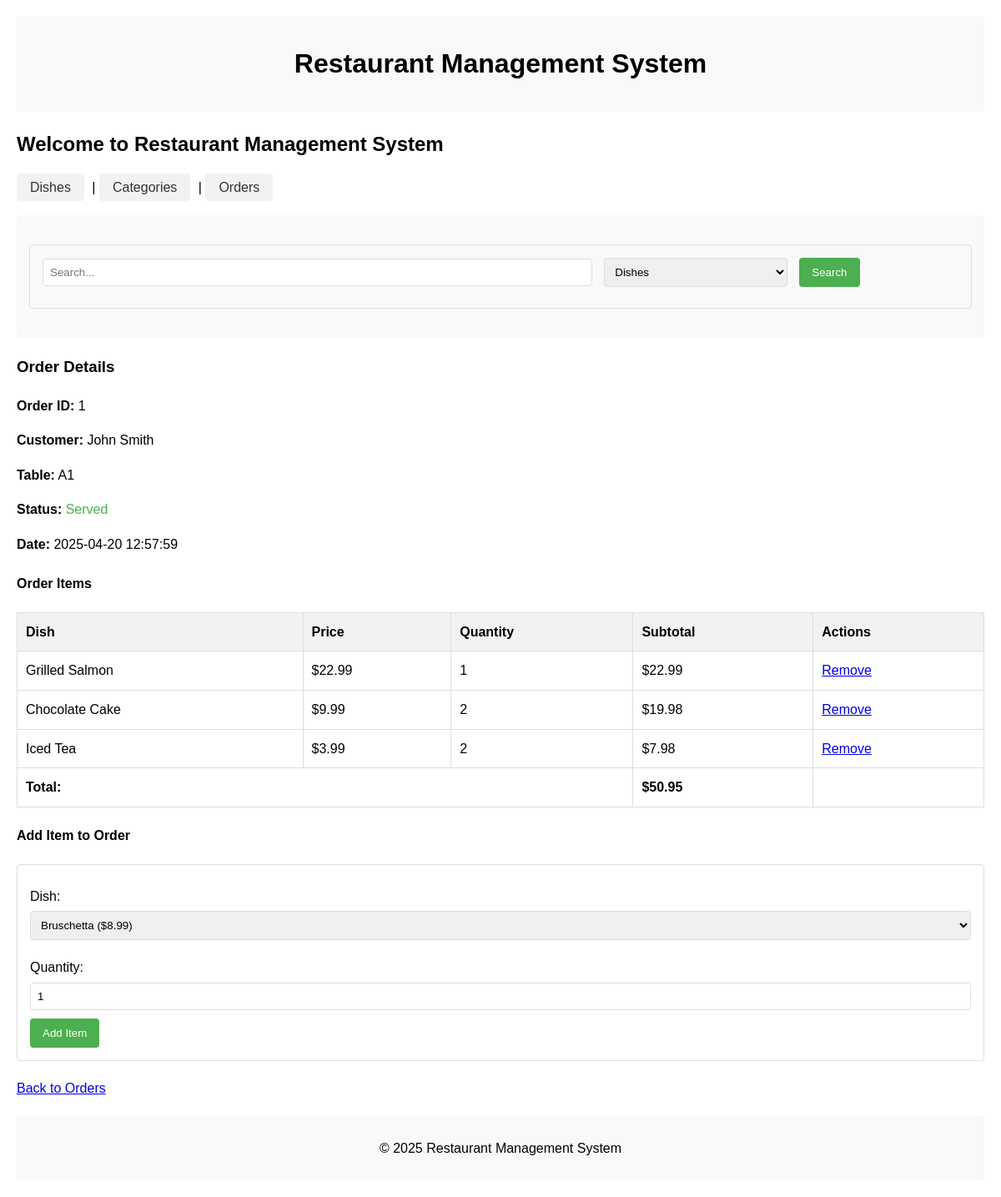
The page /?page=order_details&id=1 on the database its author committed.
### tables this page shows
CREATE TABLE orders (
    id INT AUTO_INCREMENT PRIMARY KEY,
    customer_name VARCHAR(100) NOT NULL,
    table_number VARCHAR(20) NOT NULL,
    status ENUM('pending', 'preparing', 'served', 'paid') DEFAULT 'pending',
    order_date DATETIME NOT NULL
);

CREATE TABLE order_items (
    id INT AUTO_INCREMENT PRIMARY KEY,
    order_id INT NOT NULL,
    dish_id INT NOT NULL,
    quantity INT NOT NULL DEFAULT 1,
    FOREIGN KEY (order_id) REFERENCES orders(id),
    FOREIGN KEY (dish_id) REFERENCES dishes(id)
);

CREATE TABLE dishes (
    id INT AUTO_INCREMENT PRIMARY KEY,
    name VARCHAR(100) NOT NULL,
    description TEXT,
    price DECIMAL(10, 2) NOT NULL,
    category_id INT NOT NULL,
    FOREIGN KEY (category_id) REFERENCES categories(id)
);

### config/db.php (called while the page is built, shortened)
<?php
class Database {
    private $host = "localhost";
    private $port = "3307";
    private $username = "root";
    private $password = "";
    private $dbname = "restoran_db";
    public function __construct() {
        try {
            $dsn = "mysql:host={$this->host};port={$this->port};dbname={$this->dbname};charset=utf8";
            $this->conn = new PDO($dsn, $this->username, $this->password);
        } catch (PDOException $e) {
            die("❌ Connection failed in Database.php: " . $e->getMessage());
        }
    }
}
?>

### class/Order.php (called while the page is built, shortened)
<?php
require_once 'config/db.php';
class Order {
    private $db;
    public function __construct() {
        $this->db = (new Database())->conn;
    }
    public function getOrderById($id) {
        $stmt = $this->db->prepare("SELECT * FROM orders WHERE id = ?");
        $stmt->execute([$id]);
        return $stmt->fetch(PDO::FETCH_ASSOC);
    }
    public function getOrderDetails($order_id) {
        $stmt = $this->db->prepare("SELECT oi.*, d.name as dish_name, d.price
                                   FROM order_items oi
                                   JOIN dishes d ON oi.dish_id = d.id
                                   WHERE oi.order_id = ?");
        $stmt->execute([$order_id]);
        return $stmt->fetchAll(PDO::FETCH_ASSOC);
    }
}
?>

### class/Dish.php (called while the page is built, shortened)
<?php
require_once 'config/db.php';
class Dish {
    private $db;
    public function __construct() {
        $this->db = (new Database())->conn;
    }
    public function getAllDishes() {
        $stmt = $this->db->query("SELECT dishes.*, categories.name as category_name
                                 FROM dishes
                                 JOIN categories ON dishes.category_id = categories.id");
        return $stmt->fetchAll(PDO::FETCH_ASSOC);
    }
}
?>

### view/order_details.php (the view)
<h3>Order Details</h3>
<div class="order-info">
    <p><strong>Order ID:</strong> <?= $orderDetails['id'] ?></p>
    <p><strong>Customer:</strong> <?= $orderDetails['customer_name'] ?></p>
    <p><strong>Table:</strong> <?= $orderDetails['table_number'] ?></p>
    <p><strong>Status:</strong> <span class="status-<?= $orderDetails['status'] ?>"><?= ucfirst($orderDetails['status']) ?></span></p>
    <p><strong>Date:</strong> <?= $orderDetails['order_date'] ?></p>
</div>
<h4>Order Items</h4>
<table border="1">
    <tr>
        <th>Dish</th>
        <th>Price</th>
        <th>Quantity</th>
        <th>Subtotal</th>
        <th>Actions</th>
    </tr>
    <?php
    $total = 0;
    foreach ($orderItems as $item):
        $subtotal = $item['price'] * $item['quantity'];
        $total += $subtotal;
    ?>
    <tr>
        <td><?= $item['dish_name'] ?></td>
        <td>$<?= $item['price'] ?></td>
        <td><?= $item['quantity'] ?></td>
        <td>$<?= number_format($subtotal, 2) ?></td>
        <td>
            <a href="?page=order_details&order_id=<?= $orderDetails['id'] ?>&remove_item=<?= $item['id'] ?>" onclick="return confirm('Are you sure?')">Remove</a>
        </td>
    </tr>
    <?php endforeach; ?>
    <tr>
        <td colspan="3" align="right"><strong>Total:</strong></td>
        <td><strong>$<?= number_format($total, 2) ?></strong></td>
        <td></td>
    </tr>
</table>
<h4>Add Item to Order</h4>
<form method="POST" action="?page=order_details&add_item=<?= $orderDetails['id'] ?>">
    <label>Dish:</label>
    <select name="dish_id">
        <?php foreach ($dish->getAllDishes() as $d): ?>
            <option value="<?= $d['id'] ?>"><?= $d['name'] ?> ($<?= $d['price'] ?>)</option>
        <?php endforeach; ?>
    </select>
    <label>Quantity:</label>
    <input type="number" name="quantity" min="1" value="1">
    <button type="submit" name="add_order_item">Add Item</button>
</form>
<p><a href="?page=orders">Back to Orders</a></p>

### style.css (style rules this page uses)
body { font-family: Arial, sans-serif; margin: 20px; line-height: 1.6; }
table { width: 100%; border-collapse: collapse; margin: 20px 0; }
th, td { padding: 10px; text-align: left; border: 1px solid #ddd; }
th { background-color: #f2f2f2; }
form { margin: 20px 0; padding: 15px; border: 1px solid #ddd; border-radius: 4px; }
label { display: block; margin: 10px 0 5px; }
input[type="text"], input[type="number"], textarea, select { width: 100%; padding: 8px; margin-bottom: 10px; border: 1px solid #ddd; border-radius: 4px; box-sizing: border-box; }
button, input[type="submit"] { background-color: #4caf50; color: white; padding: 10px 15px; border: none; border-radius: 4px; cursor: pointer; }
.status-served { color: #4caf50; }

### rows shown on the page
orders: id "1", customer_name "John Smith", table_number "A1", status "Served", order_date "2025-04-20 12:57:59"
order_items: dish.name "Grilled Salmon", dish.price "22.99", quantity "1"
order_items: dish.name "Chocolate Cake", dish.price "9.99", quantity "2", subtotal "19.98"
order_items: dish.name "Iced Tea", dish.price "3.99", quantity "2", subtotal "7.98"

### other values the page prints
$total "50.95"
form field dish_id "Bruschetta ($8.99)"
